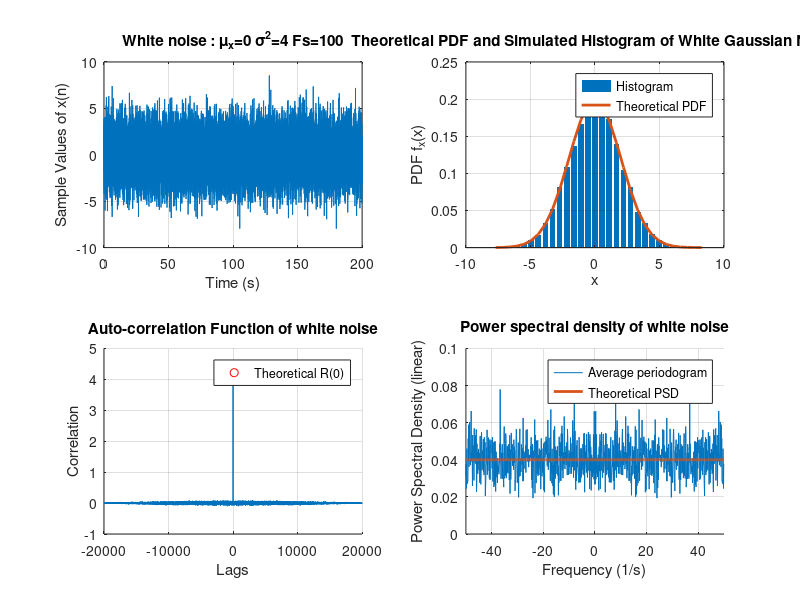
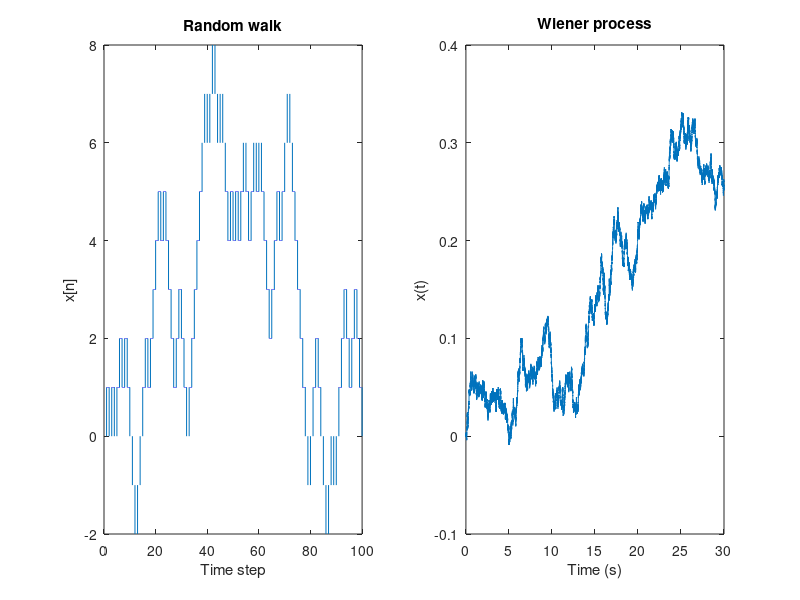
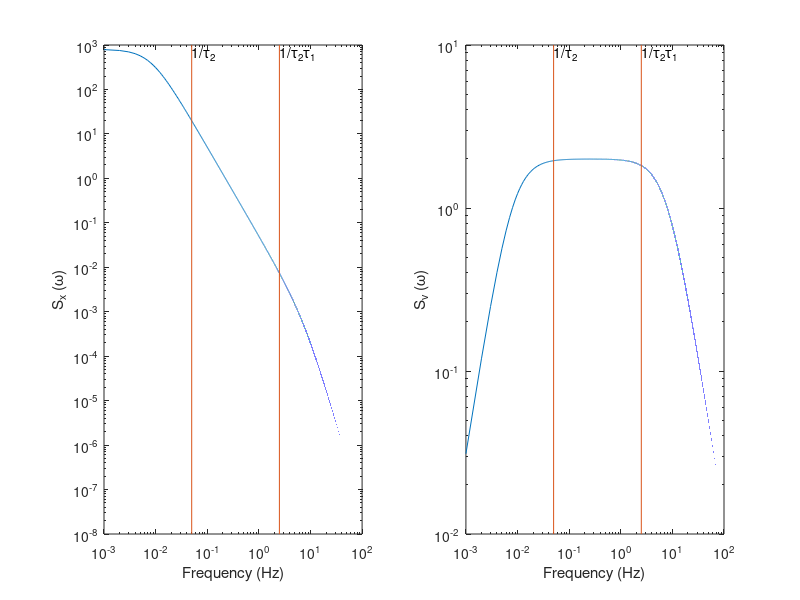

Write the MATLAB code that produced these figures, in order. (Note: this script raises an error after producing the figures.)
%% Figures for appendix on random walks


%% Figure 1 - simulating simple white noise
% https://www.gaussianwaves.com/2013/11/simulation-and-analysis-of-white-noise-in-matlab/

clear all; clc; close all;
Fs = 100;
Ts = 1/Fs;
L = 20000;   % Sample length for the random signal
t = (0:L-1)*Ts;
mu = 0;       % Mean of the random signal  
sigma = 2;    % Standard deviation of the random signal
X = sigma*randn(L,1);

figure();
subplot(2,2,1)
plot(t,X);
title(['White noise : \mu_x=',num2str(mu),' \sigma^2=',num2str(sigma^2), ' Fs=', num2str(Fs)])
xlabel('Time (s)')
ylabel('Sample Values of x(n)')
grid on;


subplot(2,2,2)
n=30; %number of Histrogram bins
[f,x]=hist(X,n);
bar(x,f/trapz(x,f),'EdgeColor','none'); hold on;
%Theoretical PDF of Gaussian Random Variable
g=(1/(sqrt(2*pi)*sigma))*exp(-((x-mu).^2)/(2*sigma^2));
plot(x,g,'linewidth',2); grid on;
title('Theoretical PDF and Simulated Histogram of White Gaussian Noise');
legend('Histogram','Theoretical PDF');
xlabel('x');
ylabel('PDF f_x(x)');


subplot(2,2,3,'nextplot','add')
Rxx=1/L*conv(flipud(X),X);
lags=(-L+1):1:(L-1);

%Alternative method
%[Rxx,lags] =xcorr(X,'biased'); 
%The argument 'biased' is used for proper scaling by 1/L
%Normalize auto-correlation with sample length for proper scaling

plot(lags,Rxx); 
h = plot(0,sigma.^2,'ro');
legend(h,{'Theoretical R(0)'});
title('Auto-correlation Function of white noise');
xlabel('Lags')
ylabel('Correlation')
grid on;


subplot(2,2,4,'nextplot','add')
%Verifying the constant PSD of White Gaussian Noise Process
%with arbitrary mean and standard deviation sigma

N = 1024; 
% split the signal into windows to average power across each of them
z = reshape(X(1:(N*floor(length(X)/N))),N,floor(length(X)/N))';

%By default, FFT is done across each column - Normal command fft(z)
%Finding the FFT across each row
Z = 1/sqrt(N*Fs)*fft(z,[],2); %Scaling by sqrt(N) to get psd
Pzavg = mean(Z.*conj(Z),1);%Computing the mean power from fft
Pzavg=fftshift(Pzavg); %Shift zero-frequency component to center of spectrum
freq=(-N/2:N/2-1)/N*Fs;

% pwelch(X,[],[],N,[],'centered') would give a similar answer

h1 = plot(freq,(Pzavg));
h2 = plot(freq,sigma.^2/Fs*ones(size(freq)),'linewidth',2);
legend([h1 h2],{'Average periodogram', 'Theoretical PSD' })
% plot(normFreq,10*log10(Pzavg),'r');
axis([-0.5*Fs 0.5*Fs 0 10/Fs]); grid on;
ylabel('Power Spectral Density (linear)');
xlabel('Frequency (1/s)');
title('Power spectral density of white noise');

%% Figure 2 - Wiener process

r = round(rand(100,1))*2-1;
clear x
x(1000*(1:100)) = r;
x = cumsum(x);

figure('color','w')
subplot(1,2,1);
plot((1:length(x))/1000,x);
xlabel('Time step')
ylabel('x[n]')
title('Random walk')

x = round(rand(30*1000,1))*2-1;
x = cumsum(x/1000);

subplot(1,2,2);
plot((1:length(x))/1000,x);
xlabel('Time (s)')
ylabel('x(t)')
title('Wiener process')

%% Figure 3 - Spectrum (not perfect)
close all
f = 0:0.001:100;
w = 2*pi*f;
t1 = 0.02;
t2 = 20;
D = 1;

x = 2*D ./ (1/t2^2 + w.^2 +t1^2*w.^4);
v = w.^2*2*D ./ (1/t2^2 + w.^2 +t1^2*w.^4);

figure('color','w')
subplot(1,2,1)
loglog(f,x)
hold

yl = get(gca,'ylim');
line([1 1]*1/(t1*t2), yl)
line([1 1]*1/(t2), yl)
xlabel('Frequency (Hz)')
ylabel('S_x (\omega)')
text(1/(t1*t2), yl(2), '1/\tau_2\tau_1','VerticalAlignment','top')
text((1/t2), yl(2), '1/\tau_2','VerticalAlignment','top')

subplot(1,2,2)
loglog(f,v)
hold

yl = get(gca,'ylim');
line([1 1]*1/(t1*t2), yl)
line([1 1]*1/(t2), yl)
xlabel('Frequency (Hz)')
ylabel('S_v (\omega)')

text(1/(t1*t2), yl(2), '1/\tau_2\tau_1','VerticalAlignment','top')
text((1/t2), yl(2), '1/\tau_2','VerticalAlignment','top')

%% 0 - Simulations of simple random walks (Wiener process)
clear all, close all
Reps = 5000;

Ts = 1/100;    % sampling rate
D = 40;         % diffusion constant in arcmin^2/s
VarV = 2*D/Ts;
SigmaV = sqrt(VarV);
SigmaVdeg = SigmaV/60;

t = (0:Ts:2)';

v = SigmaV * randn(height(t),Reps);
x = cumsum(v*Ts);
% Note this is is equivalent to x = filter(Ts,[1 -1], v);



VarX = std(x,[],2).^2;
vmeasured = diff(x)./diff(t);


figure('color','w')
subplot(2,2,1);
plot(t,x(:,1:min(20,size(x,2))));
xlabel('Time (s)')
ylabel('Position (arcmin)')
title(sprintf('Brownian motion (Fs = %0.1f Hz)',1/Ts))


subplot(2,2,2);
plot(t,VarX,'o');
hold
% plot(t,VarXmeasured,'o');
plot(t,2*D*t,'r','linewidth',2)
set(gca,'xlim',[0 max(t)/2])
xlabel('Time (s)')
ylabel('MSD (arcmin^2)')
title(sprintf('Mean square displacements (D = %0.1f minarc^2)',D))

subplot(2,2,3);
binwidth = 4/60;
vBins = -10:binwidth:10;
vBinsC = (vBins(1:end-1)+vBins(2:end))/2;
bar(vBinsC, histcounts(v(:)/60,vBins)/length(v(:)),'EdgeColor','none');
hold
% bar(vBinsC, histcounts(vmeasured(:),vBins)/length(vmeasured(:)));
plot(vBinsC,sqrt(1/(2*pi*SigmaVdeg^2))*exp(-vBinsC.^2/(2*SigmaVdeg^2))*binwidth,'r','linewidth',2)
title('Velocity distribution')
xlabel('Velocity (deg/s)')
ylabel('Probability')

N = 128;
X = vmeasured(:);
z = reshape(X(1:(N*floor(length(X)/N))),N,floor(length(X)/N))';

%By default, FFT is done across each column - Normal command fft(z)
%Finding the FFT across each row
Z = 1/sqrt(N/Ts)*fft(z,[],2); %Scaling by sqrt(N) to get psd
Pzavg = mean(Z.*conj(Z),1);%Computing the mean power from fft
Pzavg=fftshift(Pzavg); %Shift zero-frequency component to center of spectrum
freq=(-N/2:N/2-1)/N*1/Ts;

subplot(2,2,4)
bar(freq, Pzavg,'EdgeColor','none');
hold
plot(freq,2*D*ones(size(freq)),'r','linewidth',2)

 set(gca,'ylim',[0 2*60])
title('Velocity power spectrum')
xlabel('Frequency (Hz)')
ylabel('Velocity PSD (arcmin^2/s/Hz)')
legend({'Simulation' 'Theoretical'},'box','off')


 % 1 - Simulations of simple random walks with relaxation time cosntant

%% varying taus
% clear all, close all

figure
tiledlayout(4,2,'padding', "tight", "TileSpacing", "tight");

Reps = 5000;
dur =2; % duration of each rep
Fs = 1000;
D = 40;         % diffusion constant arcmin^2/s

tau1 = 0.0005; % Zuber
tau2 = 20; % not sure
[x, t] = GenerateRandomWalk1D(Fs, dur, D, tau1, tau2, Reps);
PlotRW(t, x, D, tau1, tau2,Fs)


tau1 = 0.05; % Zuber
tau2 = 20; % not sure
[x, t] = GenerateRandomWalk1D(Fs, dur, D, tau1, tau2, Reps);
PlotRW(t, x, D, tau1, tau2,Fs)


tau1 = 0.5; % Zuber
tau2 = inf; % not sure
[x, t] = GenerateRandomWalk1D(Fs, dur, D, tau1, tau2, Reps);
PlotRW(t, x, D, tau1, tau2,Fs)


tau1 = 0.05; % Zuber
tau2 = 0.5; % not sure
[x, t] = GenerateRandomWalk1D(Fs, dur, D, tau1, tau2, Reps);
x = x + randn(size(x));
PlotRW(t, x, D, tau1, tau2,Fs)

legend({'Simulation','2Dt','Short timescale aprox','Long timescale steady state'})





%% adding noise and bias
% clear all, close all

figure
tiledlayout(3,2,'padding', "tight", "TileSpacing", "tight");

tau1 = 0.05; % Zuber
tau2 = 1; % not sure
[x, t] = GenerateRandomWalk1D(Fs, dur, D, tau1, tau2, Reps);
PlotRW(t, x, D, tau1, tau2,Fs)

x1 = x + randn(size(x))*2;
PlotRW(t, x1, D, tau1, tau2,Fs)

bias = 0.01;
x2 = x + cumsum(bias*ones(size(x)));
PlotRW(t, x2, D, tau1, tau2,Fs)

legend({'Simulation','2Dt','Short timescale aprox','Long timescale steady state'})


function PlotRW(t, x, D, tau1, tau2,Fs)


VarX = mean(x.^2,2);
vmeasured = diff(x)./diff(t);
Ts = 1/Fs;
SigmaV = sqrt(2*D/Ts);


SteadyStateVarx = D*tau2;


nexttile
plot(t,x(:,1:min(20,size(x,2))));
xlabel('Time (s)')
ylabel('Position (arcmin)')
title(sprintf('Brownian motion (Fs = %0.1f Hz, {\\tau_1} = %0.0fms, {\\tau_2} = %0.1f s)',1/Ts,tau1*1000, tau2))


%     2*D * (t + tau1*( exp(-t/tau1) - 1 ) ),...
nexttile
plot(t,VarX,'o');
hold
% plot(t,VarXmeasured,'o');
plot(t,2*D*t,'r--','linewidth',1)
plot(t,...
    2*D*tau1*(  t/tau1 - 3/2  +2*exp(-t/tau1)  -1/2*exp(-2*t/tau1)  ), ...
    'r','linewidth',2)
if ( SteadyStateVarx< D*3)
    plot(t,SteadyStateVarx*ones(size(t)),'g','linewidth',2)
end

set(gca,'xlim',[0 max(t)/2])
xlabel('Time (s)')
ylabel('MSD (ardmin^2)')
title(sprintf('Mean square displacements (D=%0.1f minarc^2)',D))

return
nexttile
vBins = -150:150;
vBinsC = (vBins(1:end-1)+vBins(2:end))/2;
bar(vBinsC, histcounts(vmeasured(:),vBins)/length(vmeasured(:)),'EdgeColor','none')
hold
% bar(vBinsC, histcounts(vmeasured(:),vBins)/length(vmeasured(:)));
plot(vBinsC, ...
    sqrt(1/(2*pi*SigmaV^2))*exp(-vBinsC.^2/(2*SigmaV^2)) ...
    , 'r--','linewidth',1)
SigmaVt = sqrt(D/tau1); % only works if tau >> Ts;
plot(vBinsC,sqrt(1/(2*pi*SigmaVt^2))*exp(-vBinsC.^2/(2*SigmaVt^2)),'r','linewidth',2)
title('Velocity distribution ~N(0, 2DF_s)')
xlabel('Velocity (deg/s)')
ylabel('Probability')


N = 1024;
X = vmeasured(:);
z = reshape(X(1:(N*floor(length(X)/N))),N,floor(length(X)/N))';

%By default, FFT is done across each column - Normal command fft(z)
%Finding the FFT across each row
Z = 1/sqrt(N/Ts)*fft(z,[],2); %Scaling by sqrt(N) to get psd
Pzavg = mean(Z.*conj(Z),1);%Computing the mean power from fft
Pzavg=fftshift(Pzavg); %Shift zero-frequency component to center of spectrum
freq=(-N/2:N/2-1)/N*1/Ts;

nexttile
bar(freq, Pzavg,'EdgeColor','none')
hold
w = 2*pi*freq;
plot(freq, 2*D./(tau1^2*w.^2+1),'r','linewidth',2)
plot(freq, 2*D*ones(size(freq)),'r--','linewidth',1)
set(gca,'ylim',[0 2])
title('Velocity power spectrum {= 2D / (\tau^2w^2+1)}')
xlabel('Frequency (Hz)')
ylabel('Velocity PSD (deg^2/s/Hz)')

legend({'Simulation' 'Theoretical' 'Theoretical for no {\tau}'},'box','off')

end

function [x, t] = GenerateRandomWalk1D(Fs, t, D, tau1, tau2, Reps)

if ( nargin == 0 )
    t = 2;          % duration
    Fs = 100;       % sampling rate
    tau1 = 0.046;   % plant time constant - Zuber:46ms
    tau2 = 20;      % integrator time constant - 20s
    D = 40;         % diffusion constant arcmin^2/s
end

if (~exist('Reps','var'))
    Reps = 1; % repeatitions
end


Ts = 1/Fs;

VarV = 2*D/Ts;
SigmaV = sqrt(VarV);

t = (0:Ts:t)';
v = SigmaV*randn(numel(t),Reps);

b = Ts^2;
a = [(tau1 + Ts + Ts^2/tau2) -(2*tau1+Ts) +tau1];
x = filter(b,a,v);

% equivalent to filter(b,a,v)
% x = zeros(numel(t),Reps);
% for i=1:length(t)
%     if ( i>3 )
%         x(i,:) = 1/a(1)*(b(1)*v(i,:) -a(2)*x(i-1,:) -a(3)*x(i-2,:) );
%     elseif ( i>2 )
%         x(i,:) = 1/a(1)*(b(1)*v(i,:) -a(2)*x(i-1,:) );
%     else
%         x(i,:) = 1/a(1)*(b(1)*v(i,:) );
%     end
% end

end
